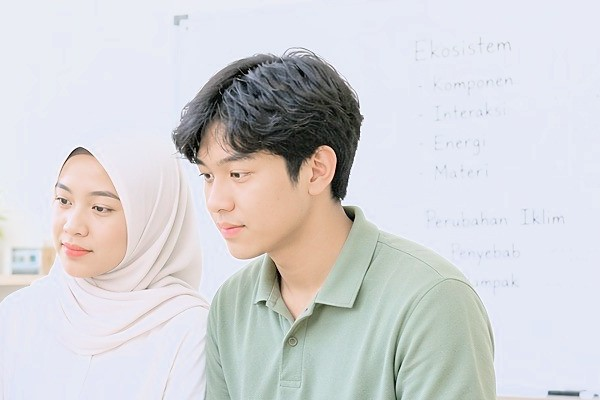
#> input picture .welcome-originals/board-v8.jpg, 600 x 400 px
$ python -i daylight.py   (imports and definitions only)
#> lines starting #> are read from the running program, lines starting #| are printed output that depends on the picture; after the words box and inside, x2 and y2 are one past the last pixel; in counts of white or black regions, pixels touching at a corner belong together
#> further down, picture is the input picture: PIL image 600x400 RGB; mean R, G, B 211.4, 211.5, 214.3
"""Daylight grade for welcome photos: bright, neutral-white, shadowless, crisp.
Reads the untouched sources in .welcome-originals and writes into assets/."""
import os, sys
import numpy as np
from PIL import Image, ImageFilter

ROOT = os.path.dirname(os.path.dirname(os.path.dirname(os.path.abspath(__file__))))
SRC = os.path.join(ROOT, ".welcome-originals")
DST = os.path.join(ROOT, "assets")
FILES = [f for f in sorted(os.listdir(SRC)) if f.startswith("welcome-") and f.endswith(".jpg")]

# Shadow-lifting tone curve (sRGB luminance in -> out). Shadows and mids open up like
# diffuse outdoor light; highlights stay close to identity so text and whites keep detail.
CURVE_X = [0.00, 0.06, 0.15, 0.30, 0.50, 0.70, 0.85, 0.95, 1.00]
CURVE_Y = [0.04, 0.19, 0.34, 0.53, 0.70, 0.83, 0.91, 0.965, 0.99]
WARM_CUT = 0.40


def lum(a):
    return 0.2126 * a[..., 0] + 0.7152 * a[..., 1] + 0.0722 * a[..., 2]


def neutral_white_balance(a):
    """Gains that make near-neutral surfaces (walls, shirts, paper) pure white, a hair cool."""
    y = lum(a)
    mx, mn = a.max(-1), a.min(-1)
    s = (mx - mn) / np.maximum(mx, 1e-6)
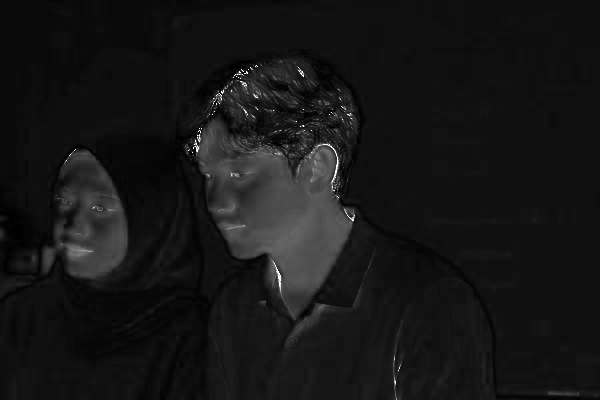
#> s: shape (400, 600) float64; min 0, max 1, mean 0.0885
    m = (s < 0.20) & (y > 0.45) & (y < 0.97)
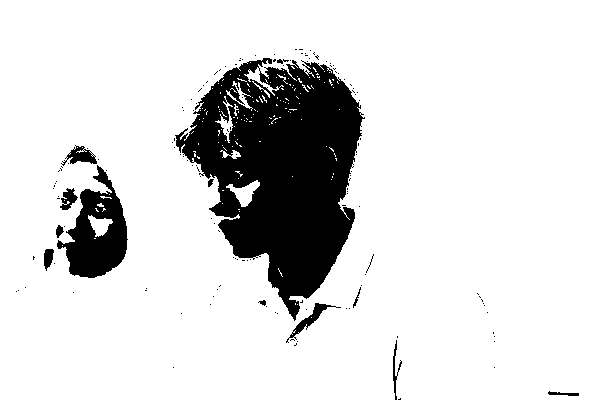
#> m: shape (400, 600) bool; 86% white; 145 black regions (132 under 20 px), largest, box (x1, y1, x2, y2) and area: (175, 58, 365, 321) 27810, (57, 165, 128, 278) 4036, (286, 303, 341, 343) 369
    if m.sum() < 2000:
        m = (y > 0.35) & (y < 0.97)
    mean = a[m].mean(0)
#> mean = [0.865, 0.879, 0.902]
    g = mean.mean() / mean * np.array([0.99, 1.0, 1.015])
#> g = [1.01, 1, 0.993]
    return a * np.clip(g, 0.85, 1.18)
#> returned value: shape (400, 600, 3) float64


def fit(rgb, knee=0.92):
    m = rgb.max(-1)
    mm = np.where(m > knee, knee + (1 - knee) * (1 - np.exp(-(m - knee) / (1 - knee))), m)
    return rgb * np.where(m > 0, mm / np.maximum(m, 1e-6), 1)[..., None]


def grade(img):
    a = np.asarray(img.convert("RGB")).astype(np.float64) / 255.0
    a = neutral_white_balance(a)

    y = lum(a)
    ny = np.interp(y, CURVE_X, CURVE_Y)
    r = np.where(y > 1e-3, ny / np.maximum(y, 1e-3), 1)
    # Big lifts are mostly additive (fill light) so dark blues/greens don't turn neon
    w = np.where(r > 1, 1 / np.maximum(r, 1), 1.0)[..., None]
    out = fit(w * (a * r[..., None]) + (1 - w) * (a + (ny - y)[..., None]))
#> in fit, `m = rgb.max(-1)`:
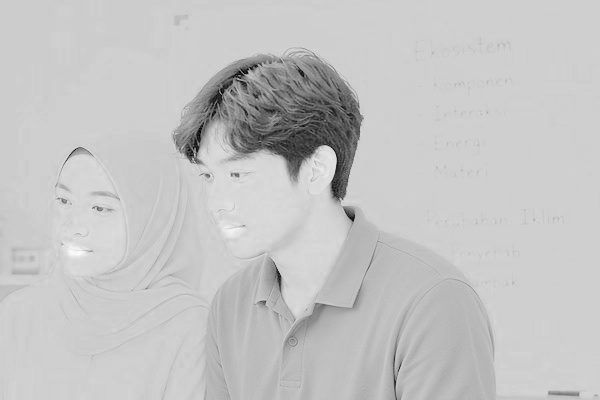
#> m: shape (400, 600) float64; min 0, max 1.21, mean 0.934; drawn with min black and max white
#> in fit, `return rgb * np.where(m > 0, mm / np.maximum(m, 1e-6), 1)[..., None]`:
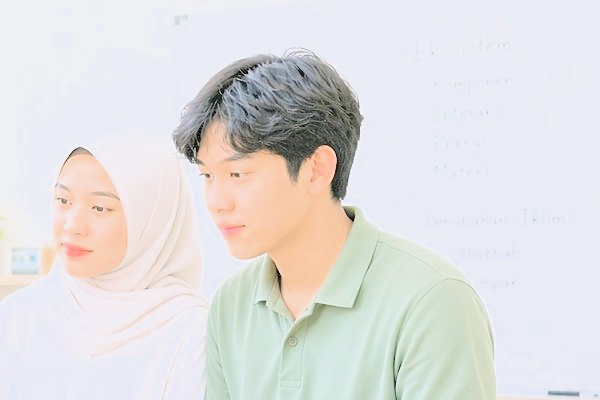
#> returned value: shape (400, 600, 3) float64; mean of channels 0, 1, 2 0.882, 0.877, 0.878; drawn as R, G, B

    # Pull brown/orange cast out; partial so skin stays natural
    u8 = (np.clip(out, 0, 1) * 255).astype(np.uint8)
    hue = np.asarray(Image.fromarray(u8).convert("HSV"))[..., 0].astype(np.float64) * 360 / 255
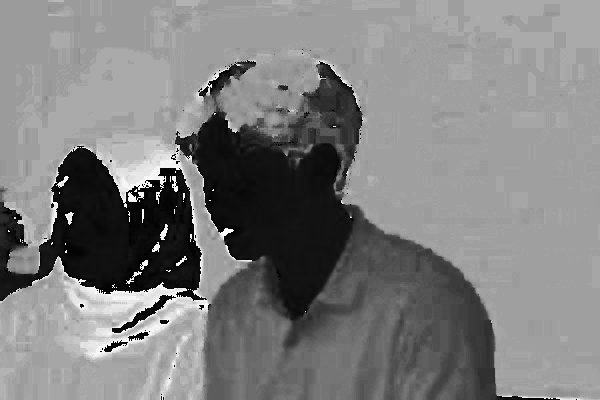
#> hue: shape (400, 600) float64; min 0, max 358.6, mean 178.5; drawn with min black and max white
    warm = np.exp(-((hue - 30) / 18) ** 2)
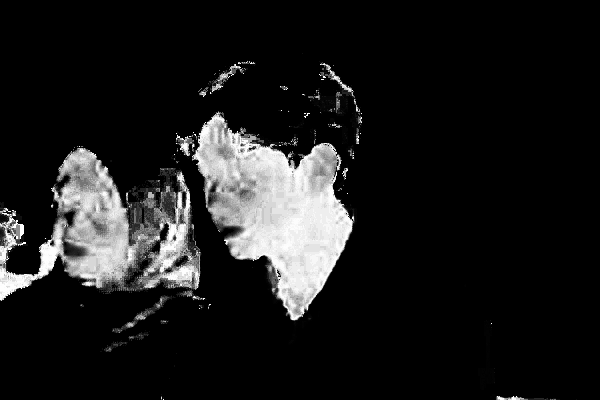
#> warm: shape (400, 600) float64; min 1.88e-145, max 1, mean 0.11
    yy = lum(out)[..., None]
    scale = ((1 - WARM_CUT * warm) * (1 + 0.10 * (1 - warm)))[..., None]
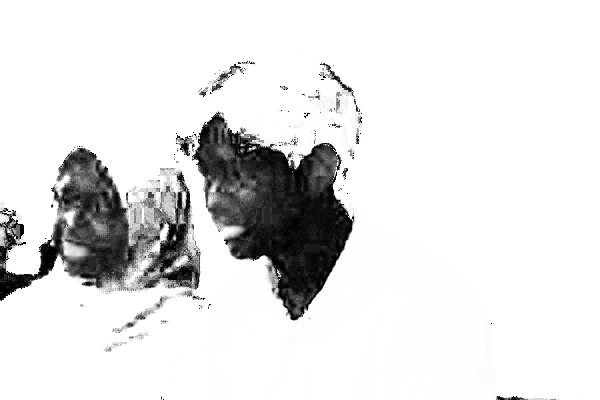
#> scale: shape (400, 600, 1) float64; min 0.6, max 1.1, mean 1.04; drawn with min black and max white
    out = fit(np.maximum(yy + (out - yy) * scale, 0))

    res = Image.fromarray((np.clip(out, 0, 1) * 255).round().astype(np.uint8))
    return res.filter(ImageFilter.UnsharpMask(radius=1.0, percent=70, threshold=2))
#> returned value: PIL image 600x400 RGB


# [12 lines not run here, left out]

>>> from PIL import Image
>>> picture = Image.open('../board-v8.jpg')
>>> result = grade(picture)
